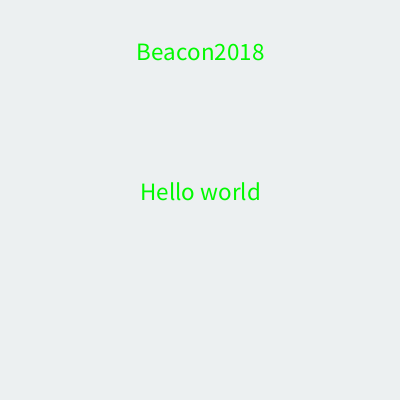
Frame 1 (no input)
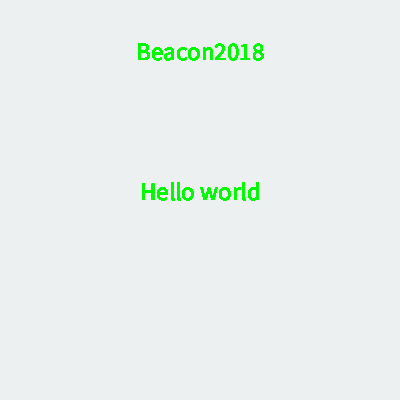
Frame 60 (the mouse pressed at the canvas centre just before this capture)
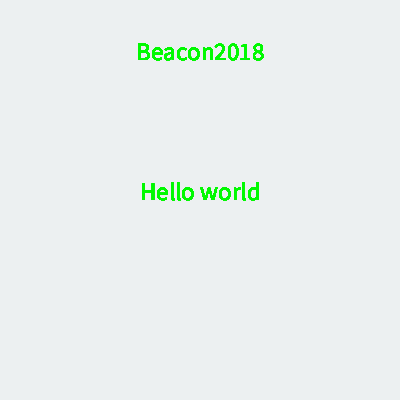
Frame 120 (the mouse held since frame 60 and released just before this capture)

The Processing sketch that drew these frames (run headless with seeded random() and noise(); from frame 60 on, the mouse is pressed at the canvas centre):

// Processing sketch: GitHubWS
// ── GitHubWS.pde
void setup() {
  size(400, 400);
  background(236, 240, 241);
}

void draw() {
  textAlign(CENTER);
  fill(0,250,0);
  textSize(25);
  text("Hello world", width/2, height/2 );
  text("Beacon2018",width/2,60);
}
